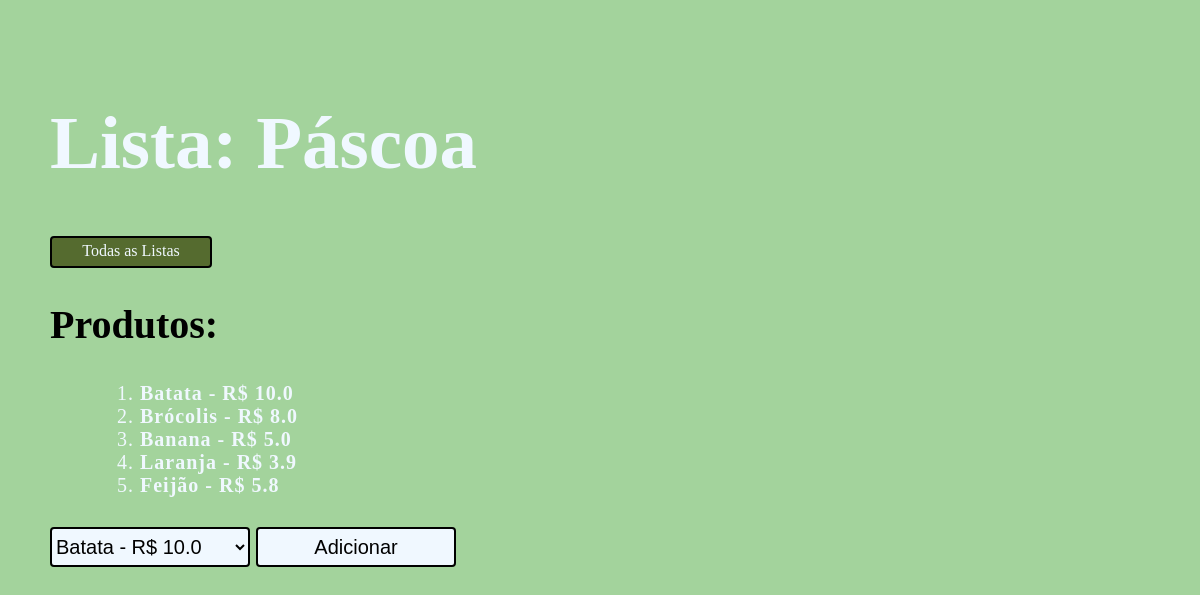
Screenshot of /listas/7 with the database file from the repository.
### listas/models.py (models this page shows, shortened)
class Lista(models.Model):
    nome_lista = models.CharField(max_length=64)

class Produto(models.Model):
    produto = models.CharField(max_length=64)
    preco = models.FloatField()
    nome = models.ManyToManyField(Lista, blank=True, related_name="nome")
    def __str__(self):
        return f"{self.produto} - R$  {self.preco}"

### listas/views.py (the view)
# urls.py: path("<int:lista_id>", views.lista, name="lista"),
def lista(request, lista_id):
    lista = Lista.objects.get(id=lista_id)
    produto = lista.nome.all()
    sem_lista = Produto.objects.exclude(id=lista_id).all()
    return render(request, "listas/lista.html", {
        "lista": lista,
        "produto": produto,
        "sem_lista": sem_lista
    })

### listas/templates/listas/lista.html (shortened to what this page needs)
{% extends "listas/layout.html" %}
{% block body %}
    <h1>Lista: {{ lista.nome_lista }}</h1>
    <a id="back" href="{% url 'listas:index' %}">Todas as Listas</a>
    <h2>Produtos:</h2>
    <ul id="produtos">
        {% for produto in produto %}
            <li><b>{{ produto }}</b></li>
        {% empty %}
            <li>Sem Produtos</li>
        {% endfor %}
    </ul>
    <form action="{% url 'listas:livro' lista.id %}" method="post">
        <select name="produto" id="">
            {% for produto in sem_lista %}
                <option value="{{ produto.id }}">{{ produto }}</option>
            {% endfor %}
        </select>
        <input id="confirma" type="submit" value="Adicionar">
    </form>
{% endblock %}

### listas/templates/listas/layout.html (style rules this page uses)
body { background-color: rgb(163, 211, 156); margin-left: 50px; }
h1 { font-family: 'Trebuchet MS'; color: aliceblue; margin-top: 100px; font-size: 75px; }
ul { list-style-type: decimal; color: aliceblue; font-family: 'Trebuchet MS'; font-size: 25px; margin-left: 50px; }
h2 { font-family: 'Trebuchet MS'; font-size: 40px; }
#produtos { font-family: 'Trebuchet MS'; font-size: 20px; letter-spacing: 1px; }
#back { border: black 2px solid; font-family: 'Trebuchet MS'; border-radius: 4px; color: aliceblue; padding: 4px; text-decoration: none; text-align: center; display: inline-block; width: 150px; height: 20px; transition: .5s; background-color:darkolivegreen; }
form { font-family: 'Trebuchet MS'; color: aliceblue; font-size: 20px; letter-spacing: 1px; }
input { border: solid 2px black; border-radius: 4px; height: 40px; width: 200px; font-size: 20px; margin-top: 10px; }
#confirma { background-color: aliceblue; transition: .5s; }
select { border: solid 2px black; border-radius: 4px; height: 40px; width: 200px; font-size: 20px; margin-top: 10px; background-color: aliceblue; }

### rows the page displays
Lista: nome_lista "Páscoa"
Produto: produto+preco "Batata - R$ 10.0"
Produto: produto+preco "Brócolis - R$ 8.0"
Produto: produto+preco "Banana - R$ 5.0"
Produto: produto+preco "Laranja - R$ 3.9"
Produto: produto+preco "Feijão - R$ 5.8"

### other values shown
form field produto "Batata - R$ 10.0"
